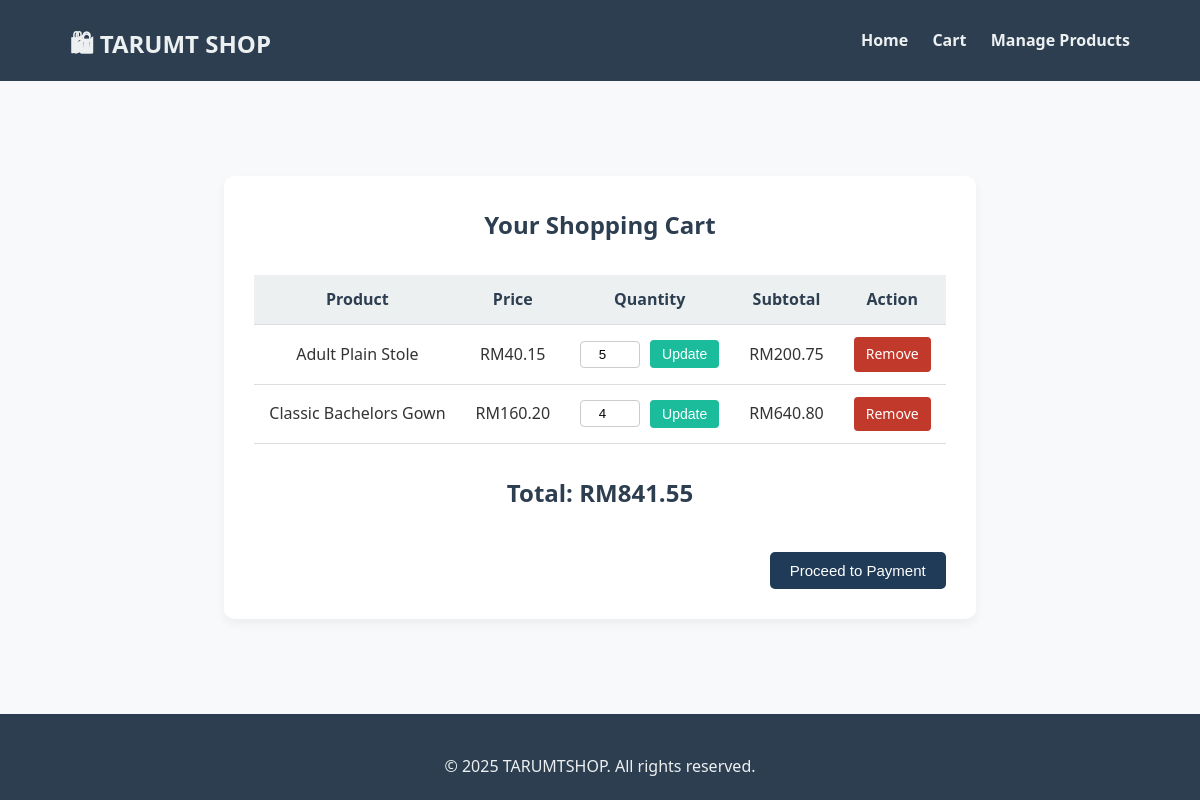
The page /CloudAs/cart.php on the database as committed earlier.
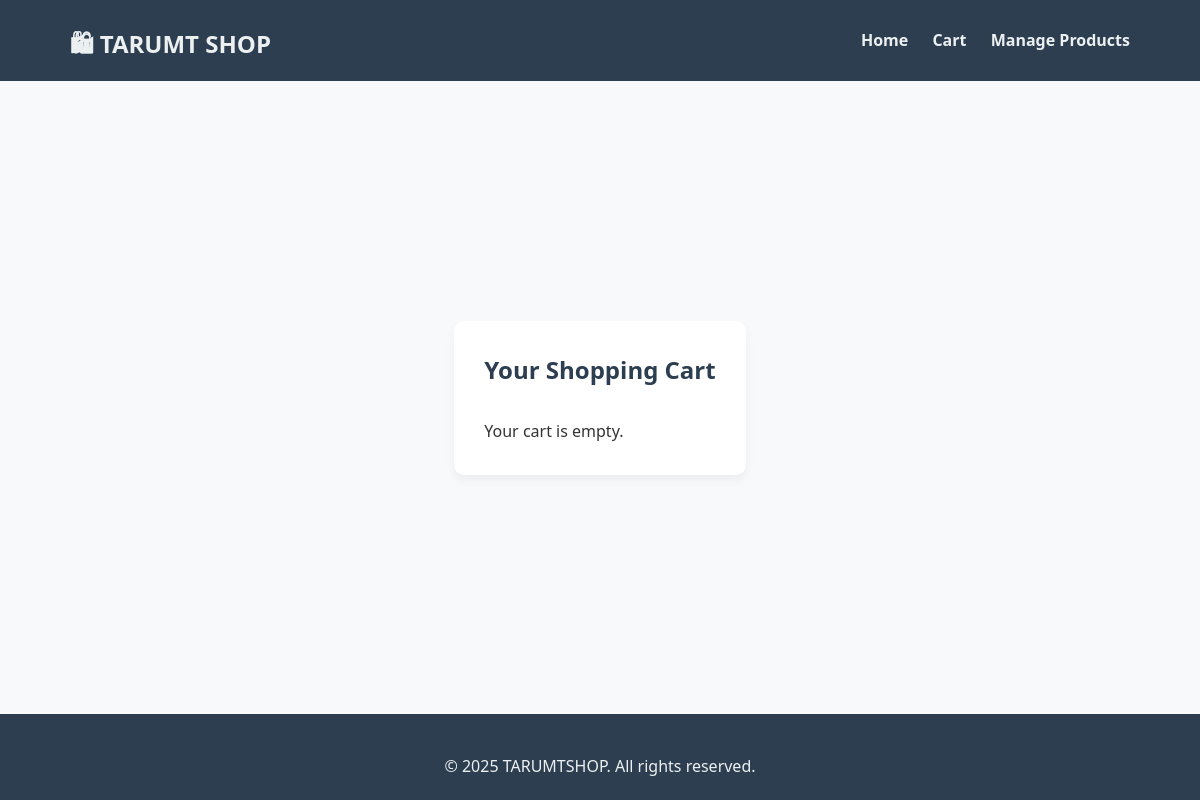
The same page on the database as committed later.
### tables this page shows
CREATE TABLE `cart` (
  `cart_id` int(11) NOT NULL,
  `product_id` int(11) NOT NULL,
  `quantity` int(11) NOT NULL
);

CREATE TABLE `products` (
  `product_id` int(11) NOT NULL,
  `name` varchar(255) NOT NULL,
  `description` text DEFAULT NULL,
  `price` decimal(10,2) NOT NULL,
  `image_url` varchar(255) DEFAULT NULL
);

### CloudAs/cart.php (the view, shortened to what this page needs)
<?php
include('/var/www/config/db_connect.php');
$result = $conn->query("
  SELECT cart.cart_id, products.name, products.price, cart.quantity
  FROM cart
  JOIN products ON cart.product_id = products.product_id
");
$total = 0;
?>
<!DOCTYPE html>
<html>
<head>
  <link rel="stylesheet" href="css/cart.css">
</head>
<body>
<?php include('header.php'); ?>
<div class="containers">
  <h2>Your Shopping Cart</h2>
  <?php if ($result->num_rows === 0): ?>
    <p>Your cart is empty.</p>
  <?php else: ?>
    <table>
      <tr>
        <th>Product</th>
        <th>Price</th>
        <th>Quantity</th>
        <th>Subtotal</th>
        <th>Action</th>
      </tr>
      <?php while($row = $result->fetch_assoc()): ?>
        <?php
          $subtotal = $row['price'] * $row['quantity'];
          $total += $subtotal;
        ?>
        <tr>
          <td><?php echo htmlspecialchars($row['name']); ?></td>
          <td>RM<?php echo number_format($row['price'], 2); ?></td>
          <td>
            <form action="update_cart.php" method="post" style="display: inline-flex;">
              <input type="number" name="quantity" value="<?php echo $row['quantity']; ?>" min="1" style="width: 60px;">
              <button type="submit">Update</button>
            </form>
          </td>
          <td>RM<?php echo number_format($subtotal, 2); ?></td>
          <td>
            <a class="btn" href="remove_from_cart.php?cart_id=<?php echo $row['cart_id']; ?>" onclick="return confirm('Remove this item?');">Remove</a>
          </td>
        </tr>
      <?php endwhile; ?>
    </table>
    <h2>Total: RM<?php echo number_format($total, 2); ?></h2>
    <form action="checkout.php" method="post">
      <button type="submit">Proceed to Payment</button>
    </form>
  <?php endif; ?>
</div>
<?php include('footer.php'); ?>
</body>
</html>

### CloudAs/header.php
<header>
    <link rel="stylesheet" href="css/home.css">
  <div class="container">
    <h1><a href="index.php">🛍 TARUMT SHOP</a></h1>
    <nav>
      <a href="index.php">Home</a>
      <a href="cart.php">Cart</a>
      <a href="manage_products.php">Manage Products</a>
    </nav>
  </div>
</header>

### CloudAs/footer.php
<footer>
  <div>
    <p>&copy; 2025 TARUMTSHOP. All rights reserved.</p>
  </div>
</footer>

### CloudAs/css/cart.css (style rules this page uses)
* { margin: 0; padding: 0; box-sizing: border-box; }
html, body { height: 100%; margin: 0; }
body { display: flex; flex-direction: column; min-height: 100vh; }
.container { flex: 1; }
.containers { max-width: 1100px; margin: auto; padding: 0 20px; background: #fff; border-radius: 10px; box-shadow: 0 5px 10px rgba(0,0,0,0.05); padding: 30px; }
h2 { text-align: center; margin-bottom: 30px; color: #2c3e50; }
table { width: 100%; border-collapse: collapse; margin-bottom: 30px; }
th, td { padding: 12px 15px; text-align: center; border-bottom: 1px solid #ddd; }
th { background-color: #ecf0f1; color: #2c3e50; font-weight: bold; }
td form { display: inline-flex; align-items: center; gap: 10px; }
td input[type="number"] { padding: 5px; width: 60px; text-align: center; border: 1px solid #ccc; border-radius: 4px; }
td button { background-color: #1abc9c; border: none; padding: 6px 12px; color: #fff; border-radius: 4px; cursor: pointer; font-size: 14px; }
a.btn { display: inline-block; background-color: #c0392b; color: #fff; padding: 6px 12px; border-radius: 4px; text-decoration: none; font-size: 14px; }
form[action="checkout.php"] { text-align: right; }
form[action="checkout.php"] button { background-color: #1f3b57; color: #fff; border: none; padding: 10px 20px; font-size: 15px; border-radius: 5px; cursor: pointer; margin-top: 10px; }

### CloudAs/css/home.css (style rules this page uses)
:root { --primary-color: #1abc9c; --secondary-color: #2c3e50; --accent-color: #e74c3c; --light-bg: #f8f9fa; --dark-text: #333; --light-text: #ecf0f1; }
* { margin: 0; padding: 0; box-sizing: border-box; }
body { font-family: 'Segoe UI', Tahoma, Geneva, Verdana, sans-serif; color: var(--dark-text); background-color: var(--light-bg); line-height: 1.6; }
.container { max-width: 1200px; margin: 0 auto; padding: 0 20px; }
header { background-color: #2c3e50; padding: 15px 0; }
header .container { display: flex; justify-content: space-between; align-items: center; max-width: 1100px; margin: 0 auto; padding: 0 20px; }
header h1 a { text-decoration: none; color: #ecf0f1; font-size: 24px; }
nav a { color: #ecf0f1; text-decoration: none; margin-left: 20px; font-weight: bold; }
footer { background-color: var(--secondary-color); color: var(--light-text); padding: 40px 0 20px; text-align: center; }

Rows that differ between the two databases and show on the page:
removed cart: product.name "Adult Plain Stole", product.price "40.15", quantity "5", subtotal "200.75"
removed cart: product.name "Classic Bachelors Gown", product.price "160.20", quantity "4", subtotal "640.80"
Other text that changed with them:
$total: "841.55" → (not shown)
text no longer shown: "Product Price Quantity Subtotal Action Total: RM Proceed to Payment"
text now shown: "Your cart is empty."
